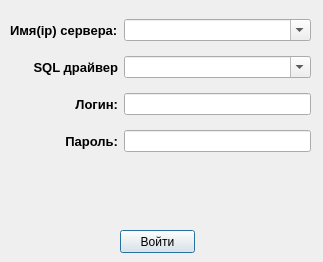
<?xml version="1.0" encoding="UTF-8"?>
<ui version="4.0">
 <class>Authorization_menu</class>
 <widget class="QDialog" name="Authorization_menu">
  <property name="geometry">
   <rect>
    <x>0</x>
    <y>0</y>
    <width>323</width>
    <height>262</height>
   </rect>
  </property>
  <property name="windowTitle">
   <string>Авторизация</string>
  </property>
  <widget class="QPushButton" name="pb_join">
   <property name="geometry">
    <rect>
     <x>120</x>
     <y>230</y>
     <width>75</width>
     <height>23</height>
    </rect>
   </property>
   <property name="text">
    <string>Войти</string>
   </property>
  </widget>
  <widget class="QWidget" name="layoutWidget">
   <property name="geometry">
    <rect>
     <x>10</x>
     <y>10</y>
     <width>301</width>
     <height>151</height>
    </rect>
   </property>
   <layout class="QGridLayout" name="gridLayout">
    <item row="0" column="0">
     <widget class="QLabel" name="label_2">
      <property name="font">
       <font>
        <pointsize>10</pointsize>
        <weight>75</weight>
        <bold>true</bold>
       </font>
      </property>
      <property name="text">
       <string>Имя(ip) сервера:</string>
      </property>
     </widget>
    </item>
    <item row="2" column="0">
     <widget class="QLabel" name="label_3">
      <property name="font">
       <font>
        <pointsize>10</pointsize>
        <weight>75</weight>
        <bold>true</bold>
       </font>
      </property>
      <property name="text">
       <string>Логин:</string>
      </property>
      <property name="alignment">
       <set>Qt::AlignRight|Qt::AlignTrailing|Qt::AlignVCenter</set>
      </property>
     </widget>
    </item>
    <item row="2" column="1">
     <widget class="QLineEdit" name="le_login"/>
    </item>
    <item row="3" column="0">
     <widget class="QLabel" name="label_4">
      <property name="font">
       <font>
        <pointsize>10</pointsize>
        <weight>75</weight>
        <bold>true</bold>
       </font>
      </property>
      <property name="frameShadow">
       <enum>QFrame::Plain</enum>
      </property>
      <property name="text">
       <string>Пароль:</string>
      </property>
      <property name="alignment">
       <set>Qt::AlignRight|Qt::AlignTrailing|Qt::AlignVCenter</set>
      </property>
     </widget>
    </item>
    <item row="3" column="1">
     <widget class="QLineEdit" name="le_pass"/>
    </item>
    <item row="0" column="1">
     <widget class="new_combo" name="cB_server">
      <property name="editable">
       <bool>true</bool>
      </property>
      <property name="maxVisibleItems">
       <number>10</number>
      </property>
      <property name="insertPolicy">
       <enum>QComboBox::InsertAfterCurrent</enum>
      </property>
     </widget>
    </item>
    <item row="1" column="0">
     <widget class="QLabel" name="label">
      <property name="font">
       <font>
        <pointsize>10</pointsize>
        <weight>75</weight>
        <bold>true</bold>
       </font>
      </property>
      <property name="text">
       <string>SQL драйвер</string>
      </property>
      <property name="alignment">
       <set>Qt::AlignRight|Qt::AlignTrailing|Qt::AlignVCenter</set>
      </property>
     </widget>
    </item>
    <item row="1" column="1">
     <widget class="QComboBox" name="cB_driver">
      <property name="editable">
       <bool>true</bool>
      </property>
     </widget>
    </item>
   </layout>
  </widget>
  <widget class="QLabel" name="lab_stat">
   <property name="geometry">
    <rect>
     <x>20</x>
     <y>180</y>
     <width>271</width>
     <height>41</height>
    </rect>
   </property>
   <property name="font">
    <font>
     <family>MS Shell Dlg 2</family>
     <pointsize>10</pointsize>
    </font>
   </property>
   <property name="text">
    <string/>
   </property>
   <property name="alignment">
    <set>Qt::AlignCenter</set>
   </property>
  </widget>
 </widget>
 <customwidgets>
  <customwidget>
   <class>new_combo</class>
   <extends>QComboBox</extends>
   <header>new_combo.h</header>
  </customwidget>
 </customwidgets>
 <resources/>
 <connections/>
</ui>
